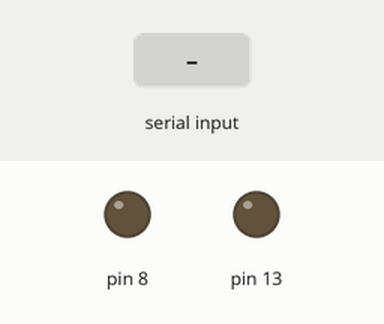
The sketch below on a simulated Arduino Uno, built with avr-gcc and run on an emulated ATmega328P. Shown: output pins drawn as LEDs (lit = HIGH). The test bench sets the inputs (shaded band).

Above: at 1.2 s.
1.3 s: "1" received over Serial
Timing chart, 0 to 4.3 s (numbered marks = the images above; inputs shaded):
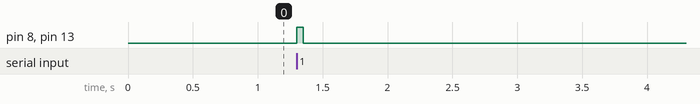

The sketch:

SingleByteArduino.ino
```cpp
void setup() {
  pinMode(8, OUTPUT);
  pinMode(13, OUTPUT);
  Serial.begin(9600);
}

void loop() {
  while (Serial.available()) {
    Serial.read();
    click();
  }
}

void click() {
  digitalWrite(8, HIGH);
  digitalWrite(13, HIGH);
  delay(50);
  digitalWrite(8, LOW);
  digitalWrite(13, LOW);
  delay(25);
}

void test() {
  int i = 0;
  while (i < 100) {
    click();
    i++;
  }
}
```

Measured:
- after the input at 1.3 s, pin 8, pin 13: LOW → HIGH at once, → LOW 0.05 s later
